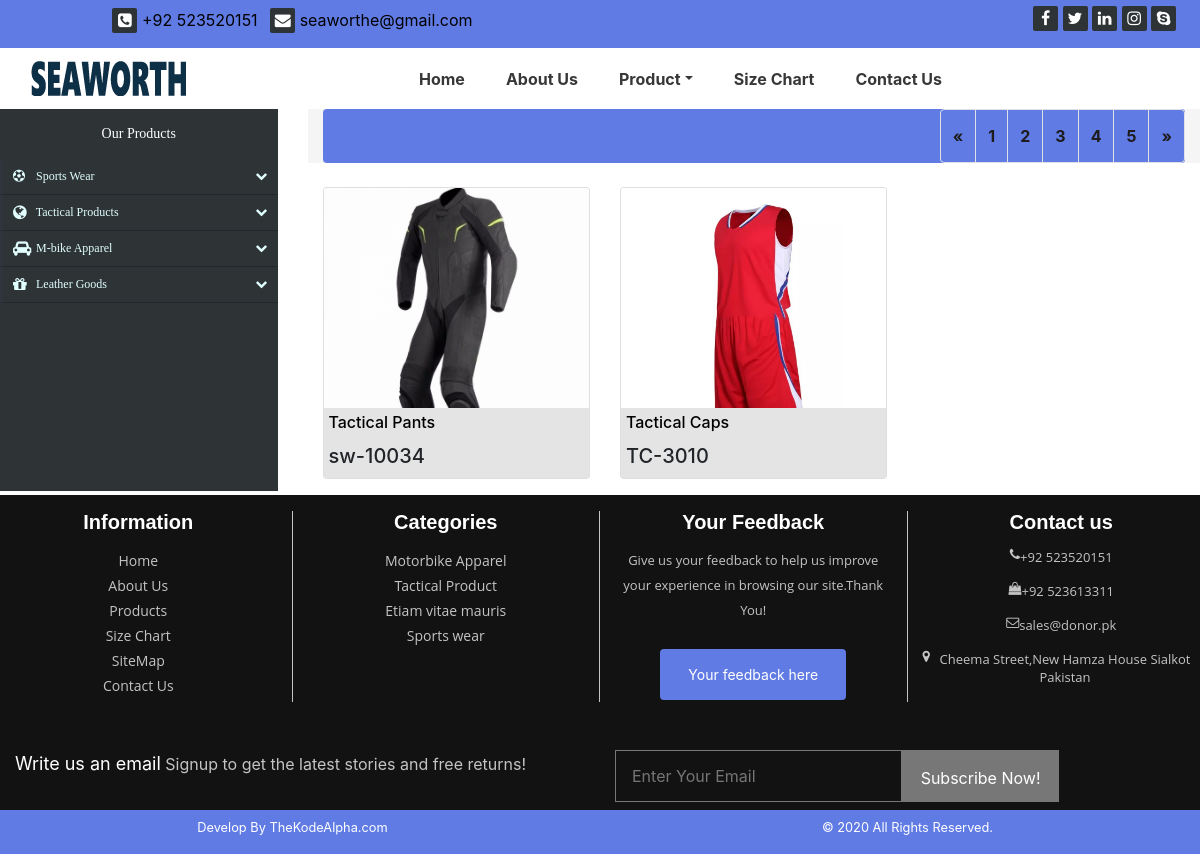
The page /product-detail.php?id=19 on the database its author committed.
### tables this page shows
CREATE TABLE `product` (
  `id` int(5) NOT NULL,
  `product_id` varchar(100) NOT NULL,
  `product_name` varchar(1000) NOT NULL,
  `product_image` varchar(5000) NOT NULL,
  `product_description` text NOT NULL,
  `cat_id` int(100) NOT NULL
);

### product-detail.php (the view, shortened to what this page needs)
<?php include("header.php"); ?>
<body>
<section>
    <div class="row">
        <div class="col-md-3">
            <div class="nav-side-menu">
                <div class="brand">Our Products</div>
                <div class="menu-list">
                    <ul id="menu-content" class="menu-content collapse out">
                        <li data-toggle="collapse" data-target="#products" class="collapsed">
                            <a href="#"><i class="fa fa-futbol-o"></i> Sports Wear <span class=" arrow"></span></a>
                        </li>
                        <li data-toggle="collapse" data-target="#service" class="collapsed">
                            <a href="#"><i class="fa fa-globe fa-lg"></i> Tactical Products </a>
                        </li>
                        <li data-toggle="collapse" data-target="#new" class="collapsed">
                            <a href="#"><i class="fa fa-car fa-lg"></i> M-bike Apparel </a>
                        </li>
                        <li data-toggle="collapse" data-target="#lg" class="collapsed">
                            <a href="#"><i class="fa fa-gift fa-lg"></i> Leather Goods </a>
                        </li>
                    </ul>
                </div>
            </div>
        </div>
        <div class="col-md-9">
            <div class="container-fluid pagi">
                <div class="pagination justify-content-end">
                    <nav aria-label="Page navigation example">
                        <ul class="pagination pagination-circle pg-light">
                            <li class="page-item  ml-5">
                                <a class="page-link " aria-label="Previous">
                                    <span aria-hidden="true">&laquo;</span>
                                </a>
                            </li>
                            <li class="page-item"><a class="page-link ">1</a></li>
                            <li class="page-item"><a class="page-link ">2</a></li>
                            <li class="page-item"><a class="page-link ">3</a></li>
                            <li class="page-item"><a class="page-link ">4</a></li>
                            <li class="page-item"><a class="page-link ">5</a></li>
                            <li class="page-item  ">
                                <a class="page-link " aria-label="Next">
                                    <span aria-hidden="true">&raquo;</span>
                                </a>
                            </li>
                        </ul>
                    </nav>
                </div>
            </div>
            <div class="container" id="product-container">
                <div class="row mt-4">
                    <?php
                    include("connection.php");
                    $id=$_GET['id'];
                    if ($id) {
                        $query = "SELECT * FROM product WHERE cat_id IN(select id from categories where parent_id=".$id.")";
                    } else {
                        $query = "SELECT  `product_id`, `product_name`, `product_image`, `product_description`
                                  FROM `product`  order by id ASC";
                    }
                    $data = mysqli_query($conn, $query);
                    $display = mysqli_num_rows($data);
                    if ($display > 0) {
                        while ($result = mysqli_fetch_array($data)) {
                            ?>
                            <div class="col-sm-6 col-md-4  col-lg-4">
                                <figure class="card card-product ">
                                    <div class="img-wrap">
                                        <img src="assets/images/img-grid/<?php echo trim($result['product_image']); ?>"
                                             alt="Product Image" class="img-fluid">
                                    </div>
                                    <figcaption class="info-wrap">
                                        <h6 class="title text-dots"><a
                                                href="#"><?php echo $result['product_name']; ?></a></h6>
                                        <div class="action-wrap">
                                            <div class="price-wrap h5">
                                                <span class="price-new"><?php echo $result['product_id']; ?></span>
                                            </div>
                                        </div>
                                    </figcaption>
                                </figure>
                            </div>
                            <?php
                        }
                    }
                    ?>
                </div>
            </div>
        </div>
    </div>
</section>
<?php include("footer.php"); ?>
</body>

### assets/css/stylesheet.css (style rules this page uses)
body { overflow-x: hidden; }
.container-fluid { background-color: whitesmoke; overflow: hidden; }
.pagination { background-color: rgb(96, 123, 228); height: 54px; width: 100% !important; }
.pagination nav ul li a { color: rgb(29, 27, 27) !important; font-weight: bold; padding-top: 1rem; padding-bottom: 1rem; background-color: rgb(96, 123, 228); }
.card-product:after { content: ""; display: table; clear: both; visibility: hidden; }
.card-product .price-new, .card-product .price { margin-right: 5px; }
.card-product .img-wrap { border-radius: 3px 3px 0 0; overflow: hidden; position: relative; height: 220px; text-align: center; }
.card-product .img-wrap img { object-fit: cover; max-height: fit-content !important; }
.card-product .info-wrap { overflow: hidden; padding: 5px; background: #e4e4e4; height: 70px; }
.card-product .info-wrap h6 a { color: #000; }
.card-product .action-wrap { padding-top: 4px; margin-top: 4px; }
.card-product .title { margin-top: 0; }
.nav-side-menu { overflow: hidden; font-family: verdana; font-size: 12px; font-weight: 200; background: #2e3336; position: fixed-left; top: 0px; width: 100%; height: 99%; color: #e1ffff; }
.nav-side-menu .brand { line-height: 50px; display: block; text-align: center; font-size: 14px; color: white; }
.nav-side-menu ul, .nav-side-menu li { list-style: none; padding: 0px; margin: 0px; line-height: 35px; cursor: pointer; }
.nav-side-menu li { padding-left: 0px; border-left: 3px solid #2e353d; border-bottom: 1px solid #23282e; }
.nav-side-menu li a { text-decoration: none; color: #e1ffff; }
.nav-side-menu li a i { padding-left: 10px; width: 20px; padding-right: 20px; }
@media (min-width: 768px) { .nav-side-menu .menu-list .menu-content { display: block; } }
body { margin: 0px; padding: 0px; }

### rows shown on the page
product: product_image (picture), product_name "Tactical Pants", product "sw-10034"
product: product_image (picture), product_name "Tactical Caps", product "TC-3010"
